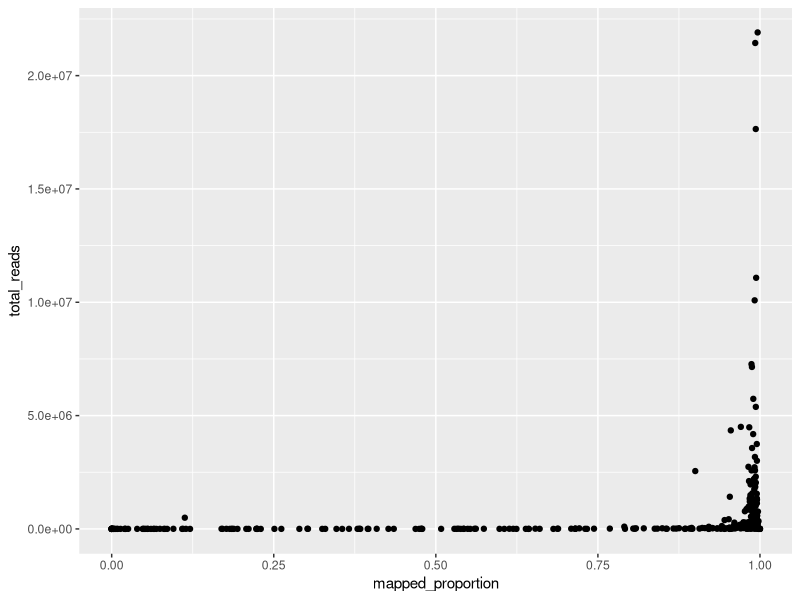
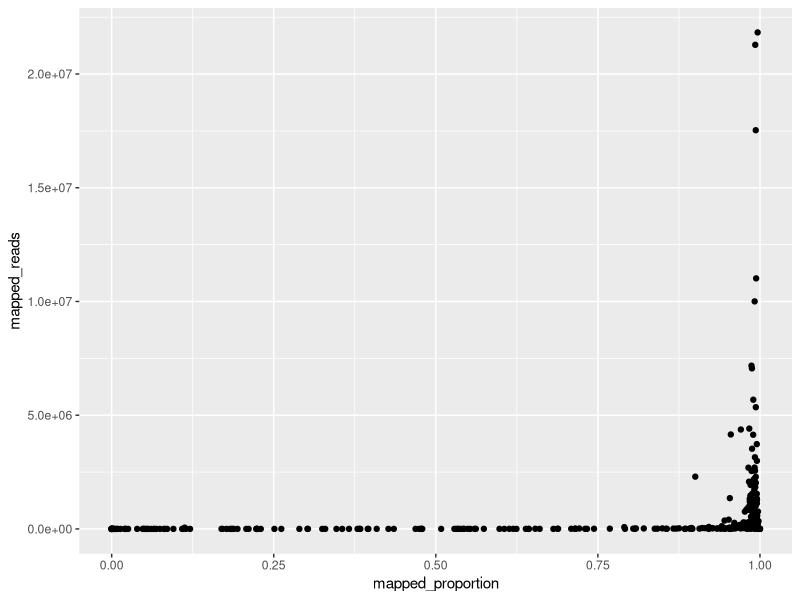
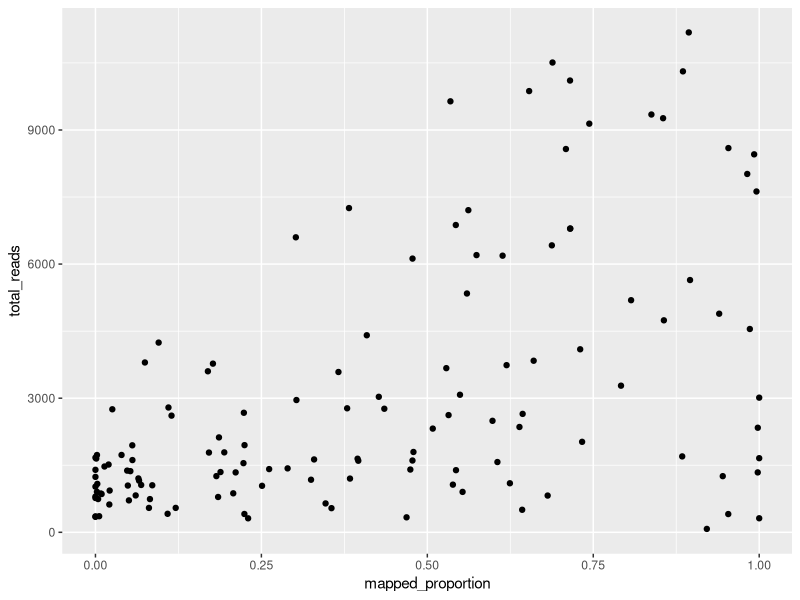
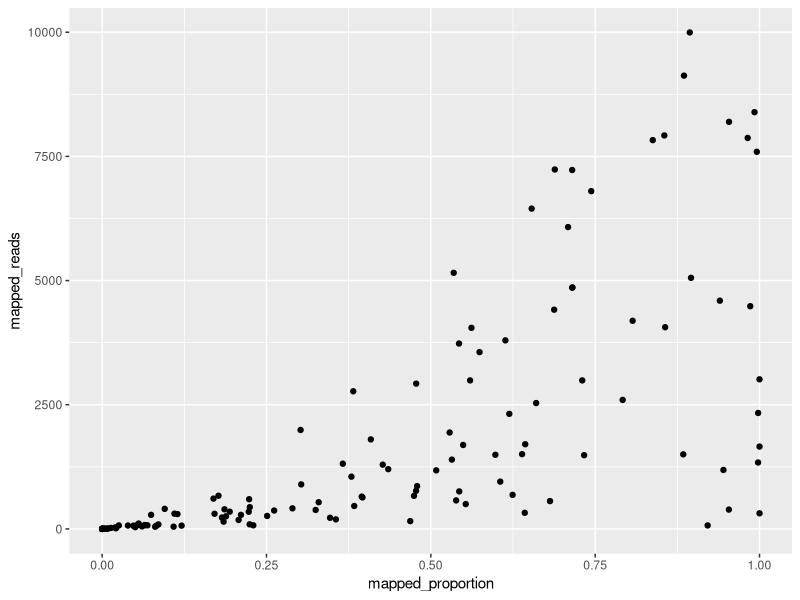
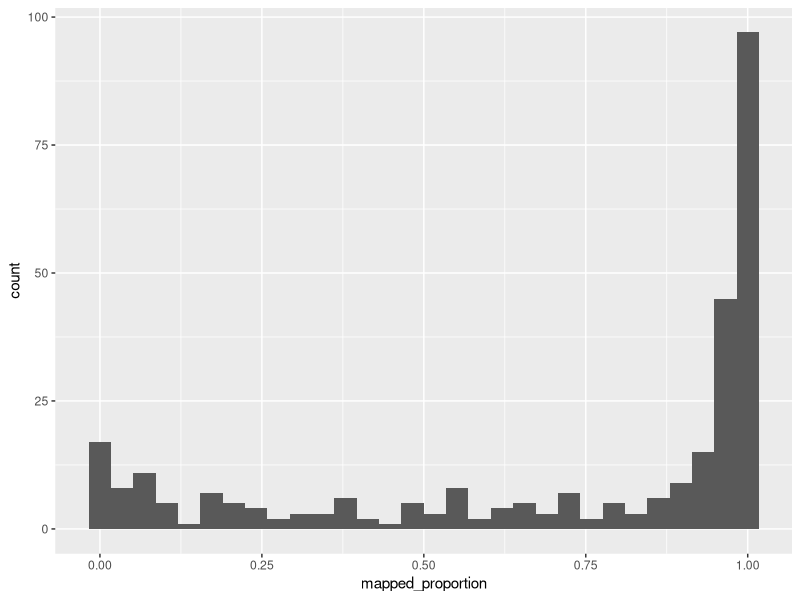
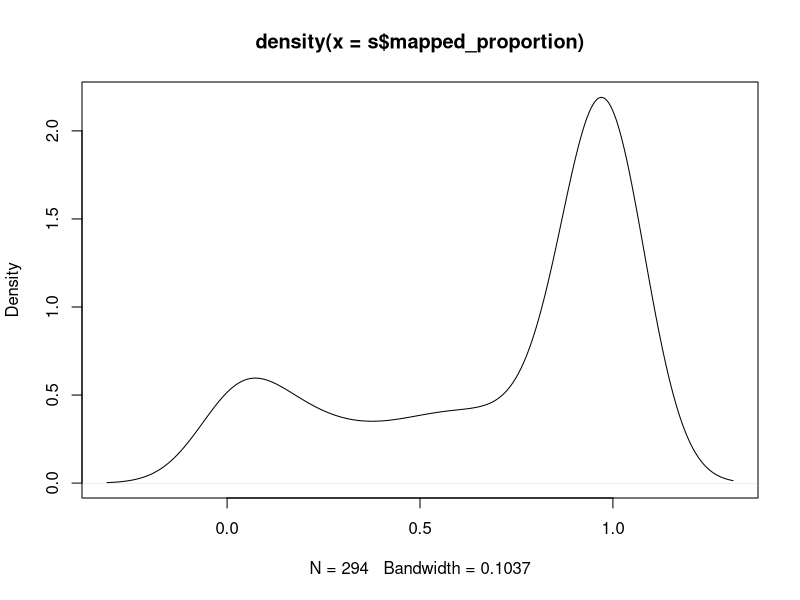

Write the R code that produced these figures, in order.
#Alignment troubleshooting

library(ggplot2)
library(dplyr)

s <- read.csv("alignment_troubleshooting.csv", header = TRUE)
View(s)

ggplot(data = s) + aes(x = mapped_proportion, y = total_reads) + 
  geom_point()

ggplot(data = s) + aes(x = mapped_proportion, y = mapped_reads) + 
  geom_point()

s_lowreads <- s %>% filter(mapped_reads < 10000)

ggplot(data = s_lowreads) + aes(x = mapped_proportion, y = total_reads) + 
  geom_point()

ggplot(data = s_lowreads) + aes(x = mapped_proportion, y = mapped_reads) + 
  geom_point()

ggplot(data = s) + aes(x = mapped_proportion) + 
  geom_histogram()

d <- density(s$mapped_proportion)
plot(d)

#write.csv(x=summary(s), file = "summary.csv")